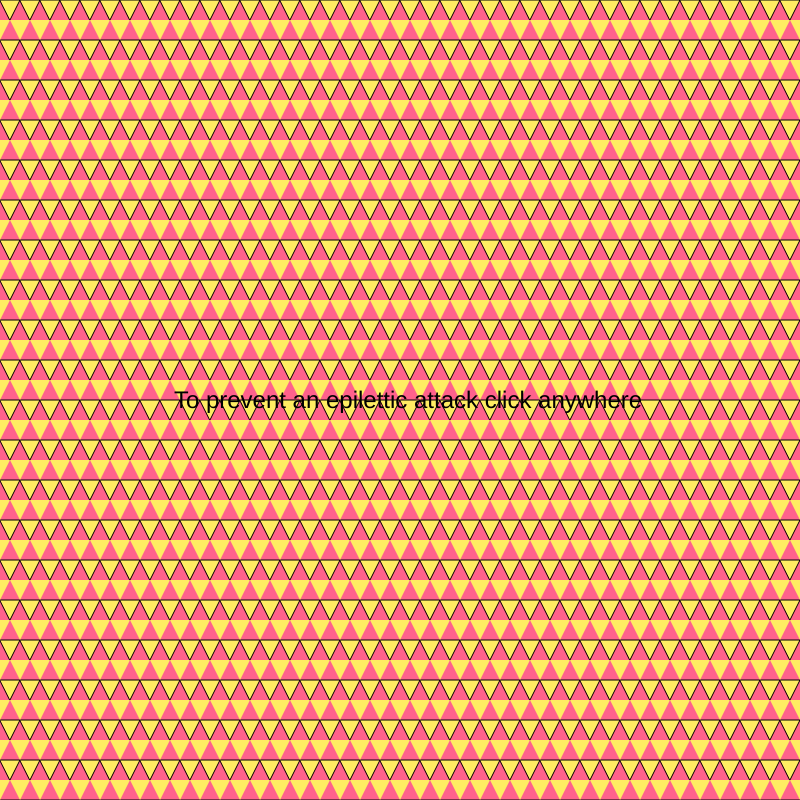
Frame 1 (no input)
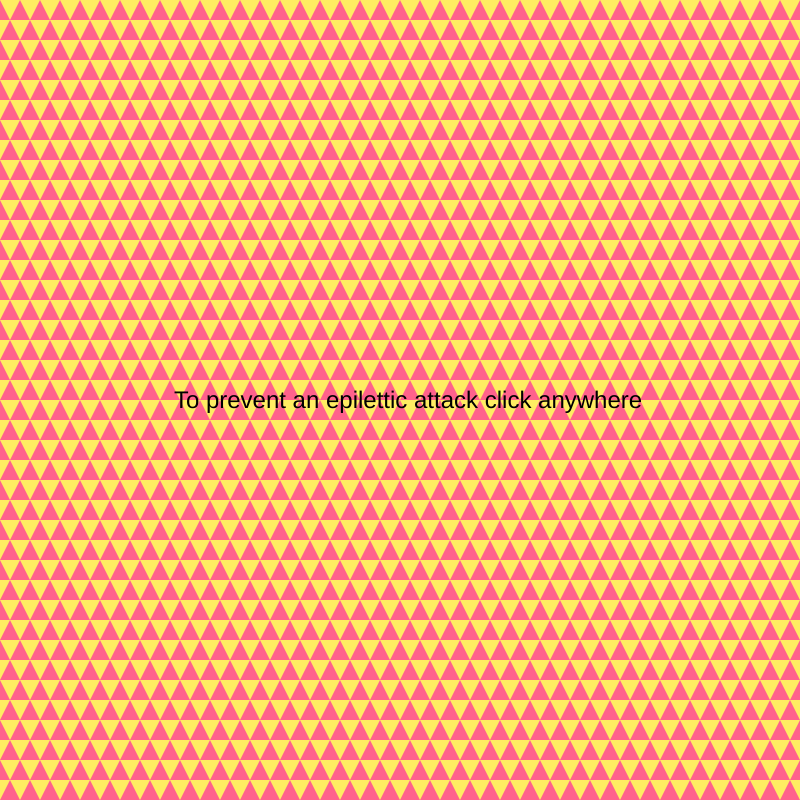
Frame 60 (no input)
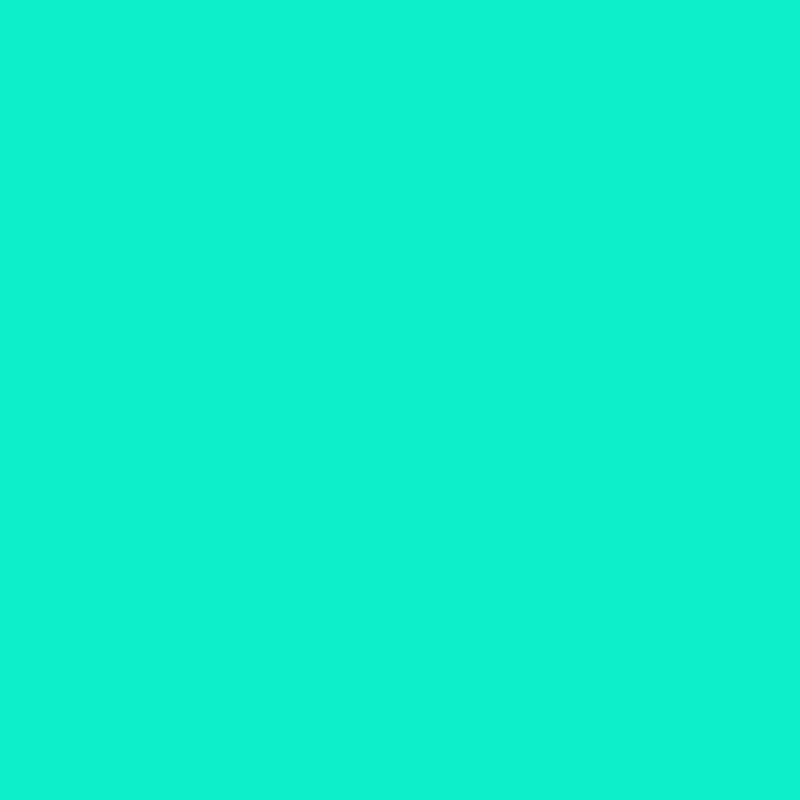
Frame 120 (the mouse pressed at the canvas centre since frame 60)

The p5.js sketch that drew these frames (run headless with seeded random() and noise() and a simulated clock; from frame 60 on, the mouse is pressed at the canvas centre):

// p5.js sketch
// ── sketch.js
function setup() {
  
  createCanvas(800,800);
  frameRate(20)

}

function draw() {
background("#ff628c"); 
if (random()< 0.5){
  fill( lerpColor( color('#ea0043'), color('#0fefca'), (frameCount)/120) );
  noStroke(); } else {
    fill("#ffed62");
  }
  
 for(var y=0; y<820; y+=40){
    for(var x=0; x<820; x+=20){
      triangle(x,y, x+20, y, x+10, y+20);  }  }


  fill( lerpColor( color('#ea0043'), color('#0fefca'), (frameCount)/120) );
  noStroke(); 
    fill("#ffed62");
  

  for(var Y=0; Y<820; Y+=40){
    for (var X=0; X<820; X+=20){
      triangle(X-10, Y+20, X+10, Y+20, X+0, Y+40); } }
      
      
textAlign(CENTER);
textSize(24);
noStroke()
fill(0);
text("To prevent an epilettic attack click anywhere", windowWidth/2, windowHeight/2);


if (mouseIsPressed){
    fill("#0fefca");
    rect(0, 0, windowWidth, windowHeight);}
    



}
